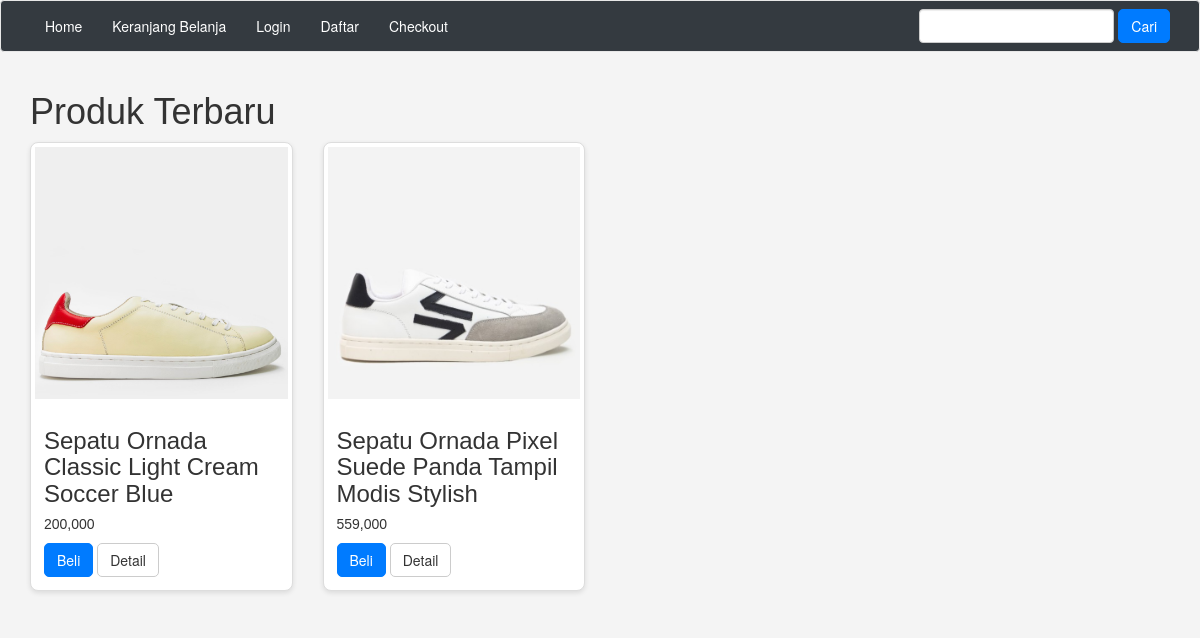
The page / on the database its author committed.
### tables this page shows
CREATE TABLE `produk` (
  `id_produk` int(11) NOT NULL,
  `nama_produk` varchar(100) NOT NULL,
  `berat_produk` int(11) NOT NULL,
  `informasi_produk` text NOT NULL,
  `foto_produk` varchar(100) NOT NULL,
  `harga_produk` int(11) NOT NULL,
  `stok_produk` int(11) NOT NULL
);

### index.php (the view, shortened to what this page needs)
<?php
  include 'koneksi.php';
?>
<!DOCTYPE html>
<html>
<head>
	<link rel="stylesheet" href="admin/assets/css/bootstrap.css">
</head>
<body>
<?php include 'menu.php';  ?>
<section class="konten">
	<div class="container">
		<h1>Produk Terbaru</h1>
		<div class="row">
			<?php $ambil = $koneksi->query("SELECT * FROM produk"); ?>
			<?php while($perproduk = $ambil->fetch_assoc()){ ?>
			<div class="col-md-3">
				<div class="thumbnail">
					<img src="foto_produk/<?php echo $perproduk['foto_produk'] ?>" alt="">
					<div class="caption">
						<h3><?php echo $perproduk['nama_produk']; ?></h3>
						<h5><?php echo number_format($perproduk['harga_produk']);?></h5>
						<a href="beli.php?id=<?php echo $perproduk['id_produk']; ?>" class="btn btn-primary">Beli</a>
						<a href="detail.php?id=<?php echo $perproduk["id_produk"];  ?>" class="btn btn-default">Detail</a>
					</div>
				</div>
			</div>
			<?php } ?>
		</div>
	</div>
</section>
</body>
</html>

### admin/assets/css/custom.css (style rules this page uses)
body { background-color: #f4f4f4; color: #333; }
.btn { border-radius: 5px; transition: background-color 0.3s ease; }
.btn-primary { background-color: #007bff; border-color: #007bff; }
h1, h2, h3, h4, h5, h6 { font-family: 'Arial', sans-serif; }
.thumbnail { border-radius: 8px; box-shadow: 0 2px 5px rgba(0, 0, 0, 0.1); }

### rows shown on the page
produk: foto_produk (picture), nama_produk "Sepatu Ornada Classic Light Cream Soccer Blue", harga_produk "200,000"
produk: foto_produk (picture), nama_produk "Sepatu Ornada Pixel Suede Panda Tampil Modis Stylish", harga_produk "559,000"
